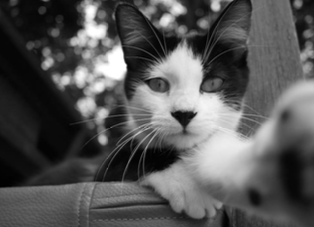
#> input picture Week_3/cat_image.png, 314 x 227 px, found by its file name
$ python Masking.py
#> lines starting #> are read from the running program, lines starting #| are printed output that depends on the picture; after the words box and inside, x2 and y2 are one past the last pixel; in counts of white or black regions, pixels touching at a corner belong together
import cv2
import numpy as np

image = cv2.imread("Week_3/cat_image.png")
#> image is the input picture: shape (227, 314, 3); min 0, max 255, mean 85.9
cv2.imshow("Original", image)

mask = np.zeros(image.shape[:2], dtype = "uint8")
(cX, cY) = (image.shape[1] // 2, image.shape[0] // 2)
#> cX = 157; cY = 113
cv2.rectangle(mask, (cX - 75, cY - 75), (cX + 75 , cY + 75), 255,-1)
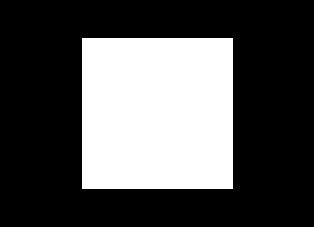
#> mask: shape (227, 314); 32% white; 1 white region, box (x1, y1, x2, y2) and area: (82, 38, 233, 189) 22801
cv2.imshow("Mask", mask)

masked = cv2.bitwise_and(image, image, mask = mask)
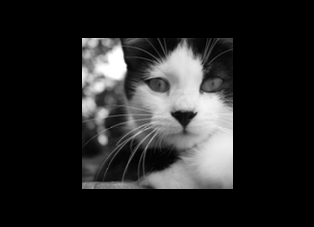
#> masked: shape (227, 314, 3); min 0, max 255, mean 37.5
cv2.imshow("Mask Applied to Image", masked)
cv2.waitKey(0)

$ run again, with Week_3/lab.png copied over Week_3/cat_image.png
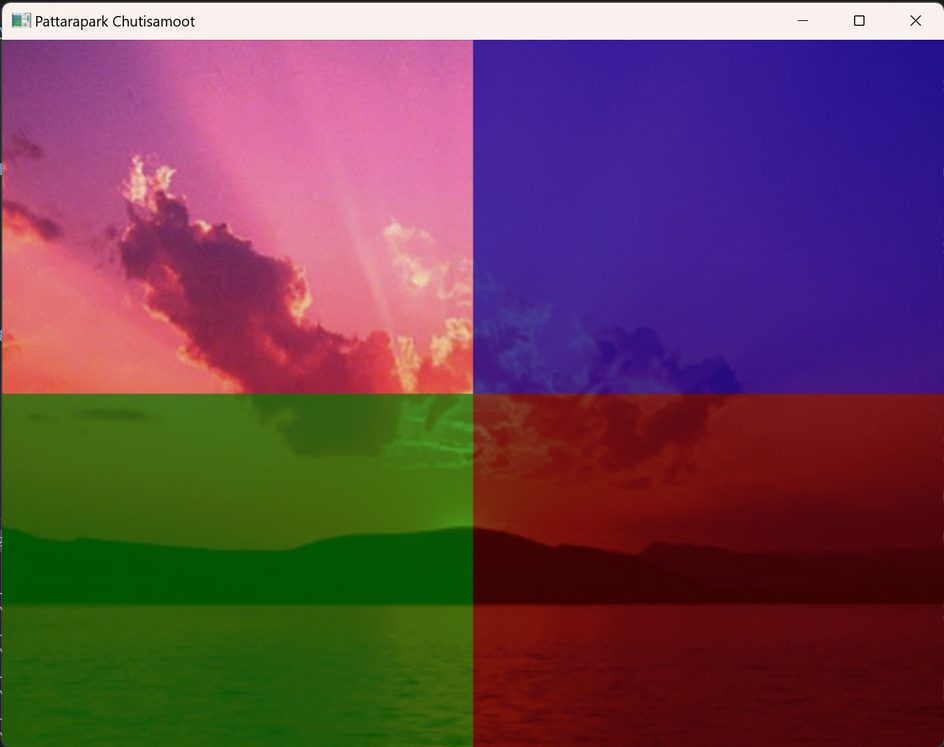
#> input picture Week_3/lab.png, 944 x 747 px, shrunk from 1354 x 1071 before the run, found by its file name
#> image is the input picture: shape (747, 944, 3); mean B, G, R 82.6, 67.2, 106.8
#> `cv2.rectangle(mask, (cX - 75, cY - 75), (cX + 75 , cY + 75), 255,-1)`:
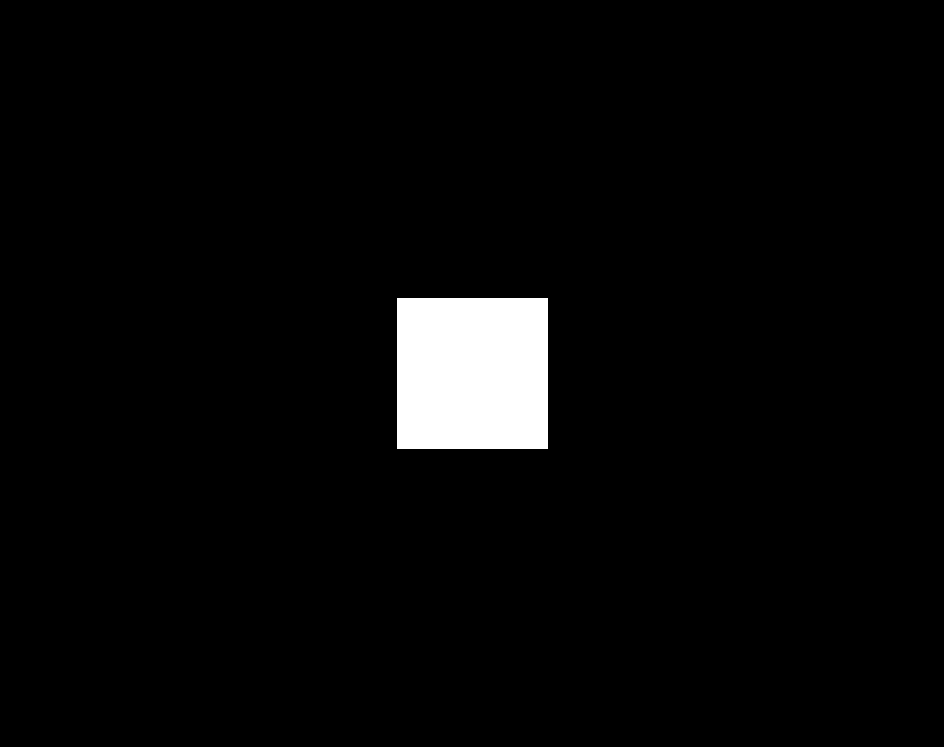
#> mask: shape (747, 944); 3.2% white; 1 white region, box (x1, y1, x2, y2) and area: (397, 298, 548, 449) 22801
#> `masked = cv2.bitwise_and(image, image, mask = mask)`:
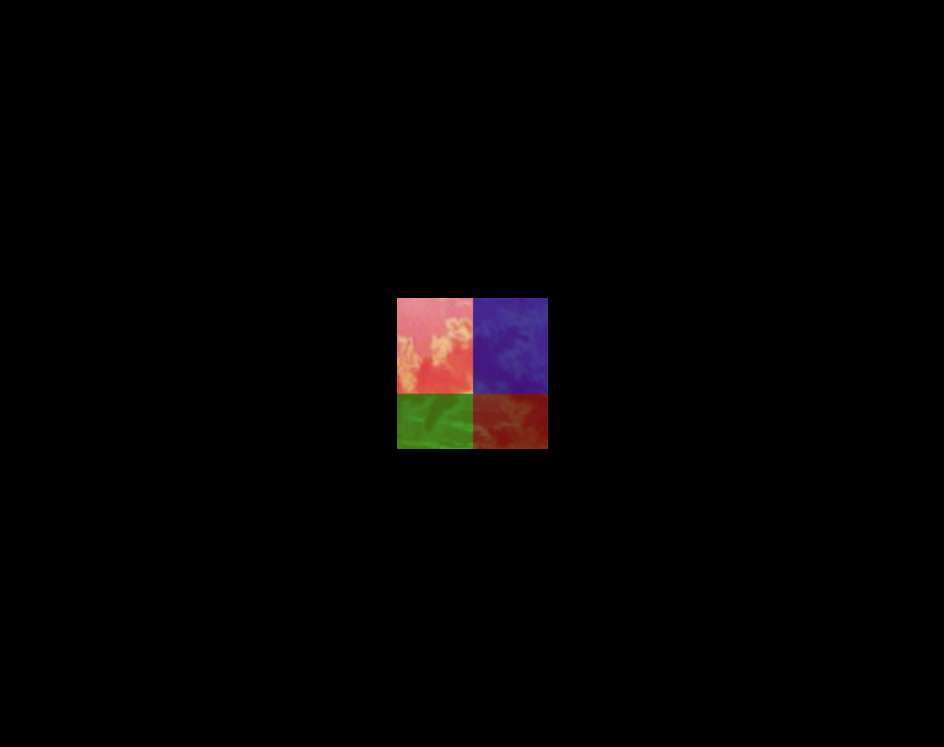
#> masked: shape (747, 944, 3); mean B, G, R 2.8, 2.6, 4.2

$ run again, with Week_3/sunset_image.png copied over Week_3/cat_image.png
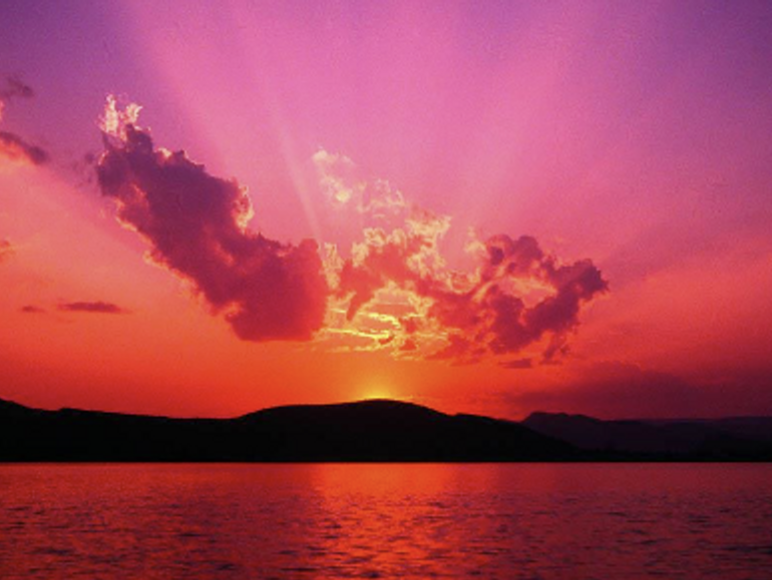
#> input picture Week_3/sunset_image.png, 772 x 580 px, found by its file name
#> image is the input picture: shape (580, 772, 3); mean B, G, R 85.9, 68.7, 169.9
#> `cv2.rectangle(mask, (cX - 75, cY - 75), (cX + 75 , cY + 75), 255,-1)`:
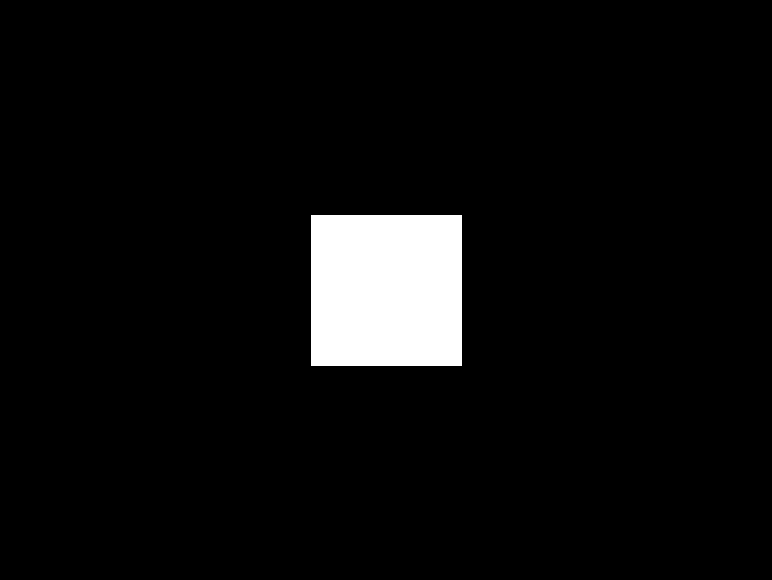
#> mask: shape (580, 772); 5.1% white; 1 white region, box (x1, y1, x2, y2) and area: (311, 215, 462, 366) 22801
#> `masked = cv2.bitwise_and(image, image, mask = mask)`:
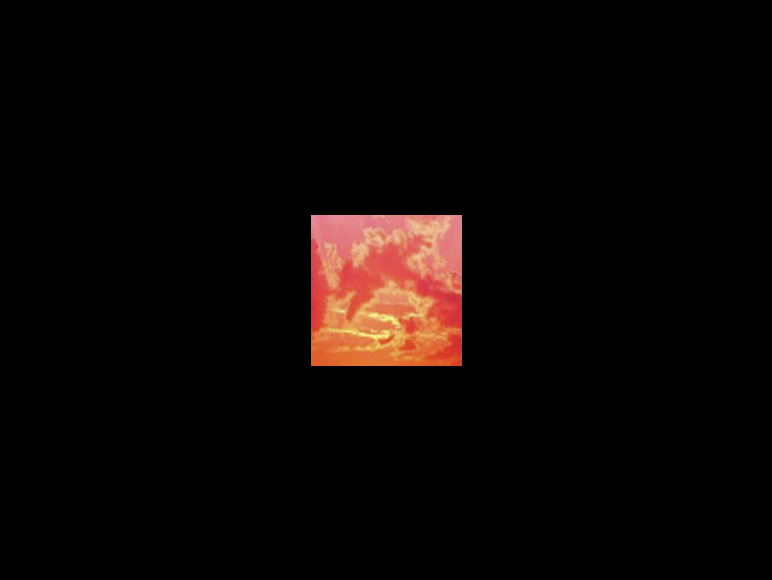
#> masked: shape (580, 772, 3); mean B, G, R 4.6, 6.1, 11.5

$ run again, with Week_3/sus.png copied over Week_3/cat_image.png
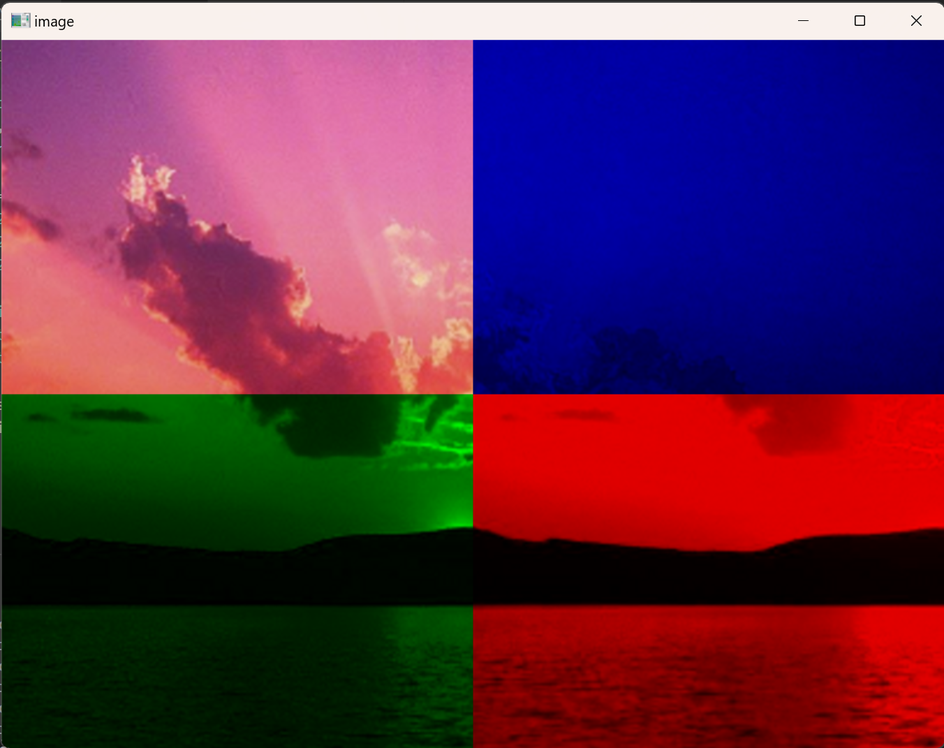
#> input picture Week_3/sus.png, 944 x 748 px, shrunk from 1352 x 1071 before the run, found by its file name
#> image is the input picture: shape (748, 944, 3); mean B, G, R 75.2, 45.7, 94.6
#> `cv2.rectangle(mask, (cX - 75, cY - 75), (cX + 75 , cY + 75), 255,-1)`:
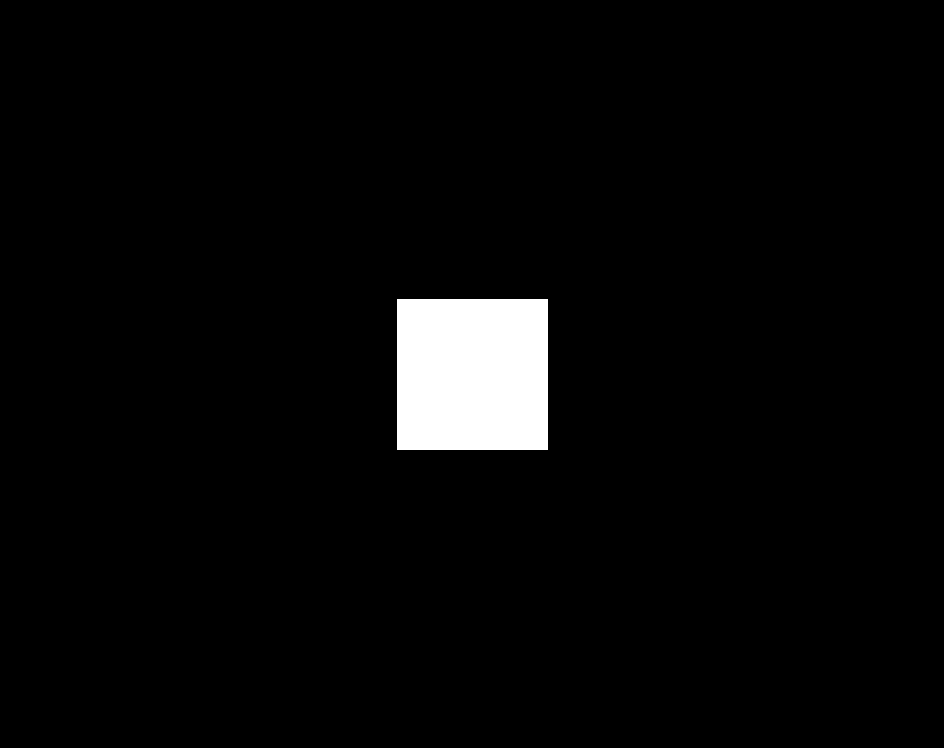
#> mask: shape (748, 944); 3.2% white; 1 white region, box (x1, y1, x2, y2) and area: (397, 299, 548, 450) 22801
#> `masked = cv2.bitwise_and(image, image, mask = mask)`:
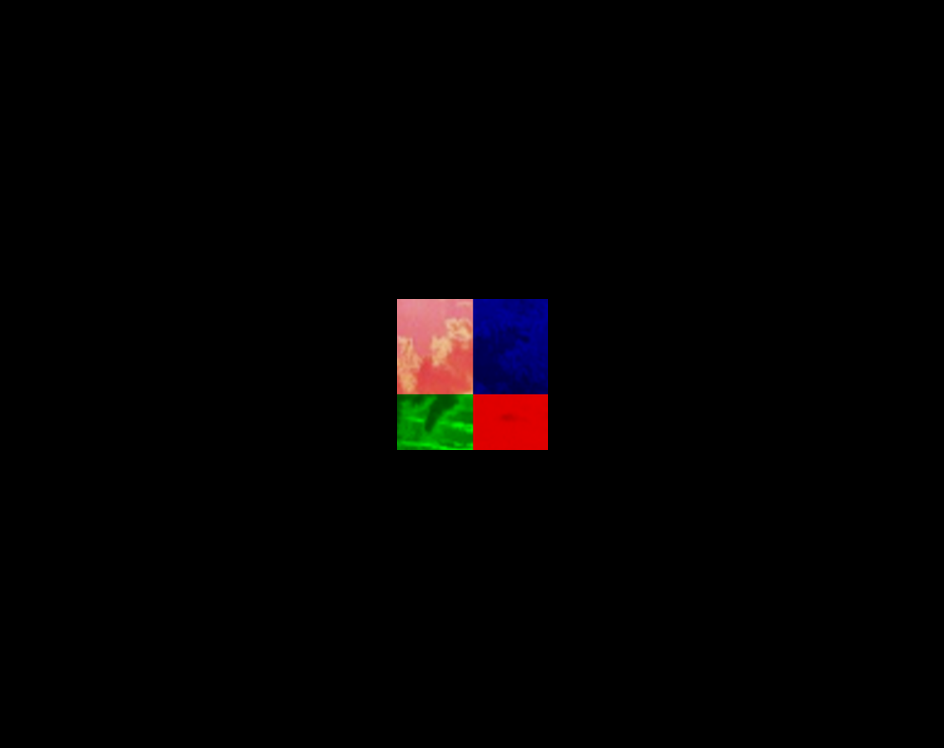
#> masked: shape (748, 944, 3); mean B, G, R 2.2, 2.1, 3.6
